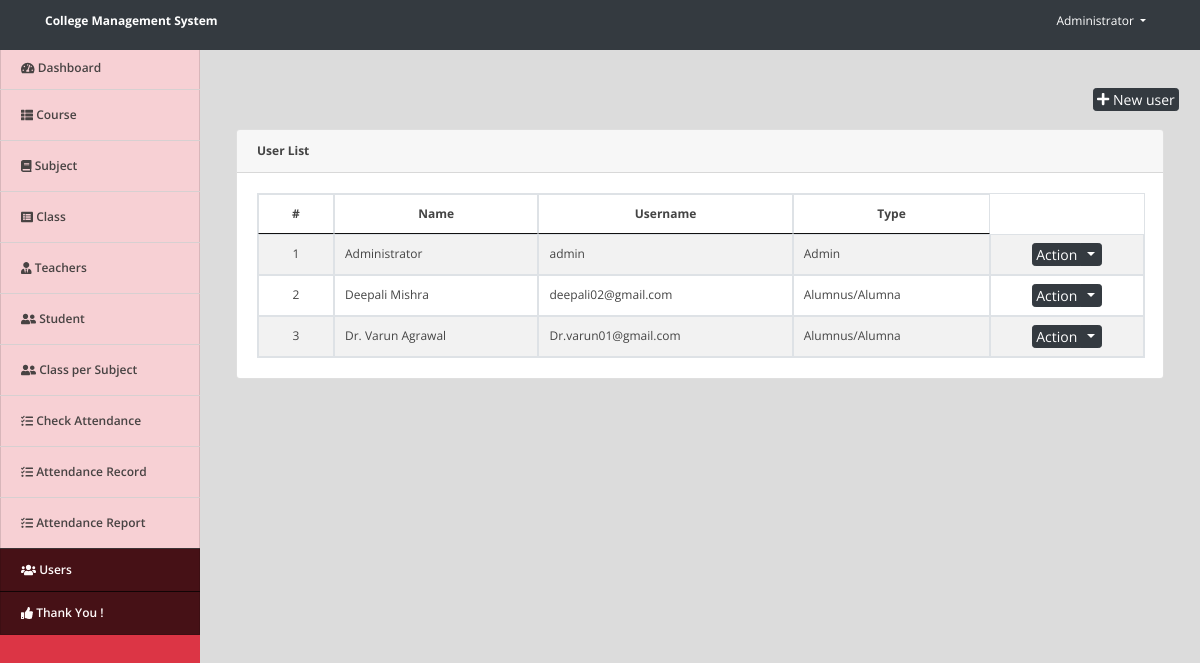
The app's page /index.php?page=users (signed in) with its own data.
### tables this page shows
CREATE TABLE `users` (
  `id` int(30) NOT NULL,
  `name` text NOT NULL,
  `username` varchar(200) NOT NULL,
  `password` text NOT NULL,
  `type` tinyint(1) NOT NULL DEFAULT '3' COMMENT '1=Admin,2=Staff',
  `faculty_id` int(30) NOT NULL COMMENT 'for faculty user only'
);

### users.php (the view, shortened to what this page needs)
<div class="container-fluid my-5">
	<div class="row">
	<div class="col-lg-12">
			<button class="btn btn-dark float-right btn-sm" id="new_user"><i class="fa fa-plus"></i> New user</button>
	</div>
	</div>
	<br>
	<div class="col-lg-12">
		<div class="card ">
			<div class="card-header"><b>User List</b></div>
			<div class="card-body">
				<table class="table-striped table-bordered">
			<thead>
				<tr>
					<th class="text-center">#</th>
					<th class="text-center">Name</th>
					<th class="text-center">Username</th>
					<th class="text-center">Type</th>
				</tr>
			</thead>
			<tbody>
				<?php
 					include 'db_connect.php';
 					$type = array("","Admin","Staff","Alumnus/Alumna");
 					$users = $conn->query("SELECT * FROM users order by name asc");
 					$i = 1;
 					while($row= $users->fetch_assoc()):
				 ?>
				 <tr>
				 	<td class="text-center">
				 		<?php echo $i++ ?>
				 	</td>
				 	<td>
				 		<?php echo ucwords($row['name']) ?>
				 	</td>
				 	<td>
				 		<?php echo $row['username'] ?>
				 	</td>
				 	<td>
				 		<?php echo $type[$row['type']] ?>
				 	</td>
				 	<td>
				 		<center>
							<div class="btn-group">
							  <button type="button" class="btn btn-dark btn-sm">Action</button>
							  <button type="button" class="btn btn-dark btn-sm dropdown-toggle dropdown-toggle-split" data-toggle="dropdown" aria-haspopup="true" aria-expanded="false">
							  </button>
							</div>
						</center>
				 	</td>
				 </tr>
				<?php endwhile; ?>
			</tbody>
		</table>
			</div>
		</div>
	</div>
</div>

### index.php (shortened to what this page needs)
<!DOCTYPE html>
<html lang="en">
<head>
<?php
 include('./header.php');
 ?>
</head>
<body>
	<?php include 'topbar.php' ?>
	<?php include 'navbar.php' ?>
  <main id="view-panel" >
      <?php $page = isset($_GET['page']) ? $_GET['page'] :'home'; ?>
  	<?php include $page.'.php' ?>
  </main>
</body>
</html>

### header.php (shortened to what this page needs)
<link rel="stylesheet" href="assets/font-awesome/css/all.min.css">
<link href="assets/vendor/bootstrap/css/bootstrap.min.css" rel="stylesheet">
<link href="assets/vendor/icofont/icofont.min.css" rel="stylesheet">
<link href="assets/vendor/boxicons/css/boxicons.min.css" rel="stylesheet">
<link href="assets/vendor/venobox/venobox.css" rel="stylesheet">
<link href="assets/vendor/animate.css/animate.min.css" rel="stylesheet">
<link href="assets/vendor/remixicon/remixicon.css" rel="stylesheet">
<link href="assets/vendor/owl.carousel/assets/owl.carousel.min.css" rel="stylesheet">
<link href="assets/vendor/bootstrap-datepicker/css/bootstrap-datepicker.min.css" rel="stylesheet">
<link href="assets/DataTables/datatables.min.css" rel="stylesheet">
<link href="assets/css/jquery.datetimepicker.min.css" rel="stylesheet">
<link href="assets/css/select2.min.css" rel="stylesheet">
<link href="assets/css/style.css" rel="stylesheet">
<link type="text/css" rel="stylesheet" href="assets/css/jquery-te-1.4.0.css">

### topbar.php (shortened to what this page needs)
<nav class="navbar navbar-light py-1 fixed-top bg-dark" style="padding:0">
  <div class="container-fluid mt-2 mb-3">
    <div class="col-lg-12">
      <div class="col-md-4 float-left text-white">
        <large><b>
            College Management System
          </b></large>
      </div>
      <div class="float-right">
        <div class=" dropdown mr-4">
          <a href="#" class="text-white dropdown-toggle" id="account_settings" data-toggle="dropdown"
            aria-haspopup="true" aria-expanded="false">
            <?php echo $_SESSION['login_name'] ?>
          </a>
        </div>
      </div>
    </div>
</nav>

### navbar.php (shortened to what this page needs)
<nav id="sidebar" class='mx-lt-5 my-3 ss bg-danger'>
	<div class="sidebar-list">
		<a href="index.php?page=home" class="nav-item nav-home"><span class='icon-field'><i
					class="fa fa-tachometer-alt "></i></span> Dashboard</a>
		<?php if ($_SESSION['login_faculty_id'] <= 0): ?>
			<a href="index.php?page=courses" class="nav-item py-3 nav-courses"><span class='icon-field'><i
						class="fa fa-th-list "></i></span> Course</a>
			<a href="index.php?page=subjects" class="nav-item py-3 nav-subjects"><span class='icon-field'><i
						class="fa fa-book "></i></span> Subject</a>
			<a href="index.php?page=class" class="nav-item py-3 nav-class"><span class='icon-field'><i
						class="fa fa-list-alt "></i></span> Class</a>
			<a href="index.php?page=faculty" class="nav-item py-3 nav-faculty"><span class='icon-field'><i
						class="fa fa-user-tie "></i></span> Teachers</a>
			<a href="index.php?page=students" class="nav-item py-3 nav-students"><span class='icon-field'><i
						class="fa fa-user-friends "></i></span> Student</a>
			<a href="index.php?page=class_subject" class="nav-item py-3 nav-class_subject"><span class='icon-field'><i
						class="fa fa-user-friends "></i></span> Class per Subject</a>
		<?php endif; ?>
		<a href="index.php?page=check_attendance" class="nav-item py-3 nav-check_attendance"><span class='icon-field'><i
					class="fa fa-tasks "></i></span> Check Attendance</a>
		<a href="index.php?page=attendance_record" class="nav-item py-3 nav-attendance_record"><span
				class='icon-field'><i class="fa fa-tasks "></i></span> Attendance Record</a>
		<a href="index.php?page=attendance_report" class="nav-item py-3 nav-attendance_report"><span
				class='icon-field'><i class="fa fa-tasks "></i></span> Attendance Report</a>
		<?php if ($_SESSION['login_type'] == 1): ?>
			<a href="index.php?page=users" class="nav-item nav-users"><span class='icon-field'><i
						class="fa fa-users "></i></span> Users</a>
			<a href="" class="nav-item nav-users"><span class='icon-field'><i
						class="fa fa-thumbs-up "></i></span> Thank You  !</a>
		<?php endif; ?>
	</div>
</nav>

### assets/css/style.css (style rules this page uses)
body { font-family: "Open Sans", sans-serif; color: #444444; width: 100%; height: calc(100%); font-size: 12px; }
a { color: #1977cc; }
nav#sidebar { height: calc(100%); position: fixed; z-index: 99; left: 0; width: 200px; font-size: 12px; top: 2.5em; }
a.nav-item { position: relative; display: block; padding: .75rem 1.25rem; margin-bottom: -1px; border: 1px solid rgba(0,0,0,.125); background-color: #ffffffc4; color: #484343; font-weight: 600; }
a.nav-item:hover, .nav-item.active { background-color: #000000ad; color: #fffafa; }
main#view-panel { margin-left: 200px; width:calc(100% - 200px); margin-top: 2.8em; padding: .5em }
.btn-sm { padding: .0001rem .2rem; }

### index.php (style rules this page uses)
body { background: #80808045; }

### records on screen
users: name "Administrator", username "admin", type "Admin"
users: name "Deepali Mishra", username "deepali02@gmail.com", type "Alumnus/Alumna"
users: name "Dr. Varun Agrawal", username "Dr.varun01@gmail.com", type "Alumnus/Alumna"

### other values on screen
$_SESSION['login_name'] "Administrator"
